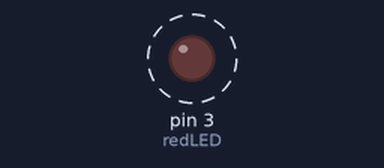
A sketch run on a simulated Arduino Uno, built with avr-gcc and run on an emulated ATmega328P. Shown: output pins drawn as LEDs (lit = HIGH). Dashed ring = blinking.

Above: at 0.5 s.
Timing chart, 0 to 3.0 s (numbered marks = the images above):
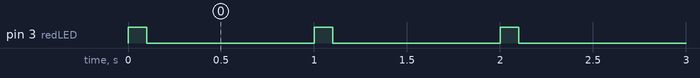

Measured:
- by itself, pin 3 (redLED): alternates HIGH for 0.10 s and LOW for 0.90 s

The sketch:

_1Blink_2014.ino
```cpp
// There is a red LED on connected to a pin on the processor.
// Referring to it by number is not very informative,
// particularly, if a future version has the red LED connected to
// another pin.
// We will give it a name, and only refer to it by that name everywhere.
// Only the next line needs to know which pin has the red LED.
int redLED = 3; // The red LED is on pin 3 in this hardware version.

// setup() gets called once before anything else.
// You will see it in each of these programs.
// Remember this, as we will just assume you know this
// in all of the other examples.
void setup()
{
  pinMode(redLED, OUTPUT);    //Declares the pin with the red LED to be an output
}

// loop() gets called repeatedly.
void loop()
{
  digitalWrite(redLED, HIGH); // The LED is connected through a resistor
                              // to ground. Setting the pin high, turns
                              // the LED on.
  delay(100);    //wait one tenth of second, so the human can see the LED.
  digitalWrite(redLED, LOW);    // Setting the pin low, means this side
                                // of the LED is also electrically connected
                                // to ground. So the LED is off.
  delay(900);   //Leave it off for 9 tenths of a second.
}
```
